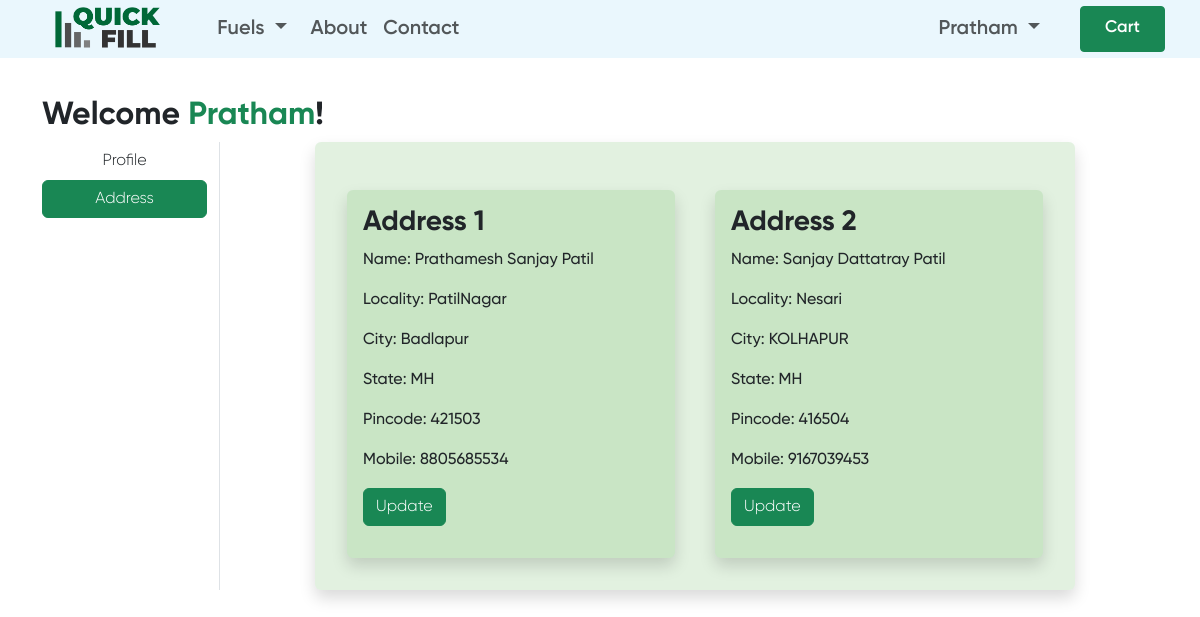
The app's page /address/ (signed in) with its own data.
### app/models.py (models this page shows, shortened)
class Customer(models.Model):
    user = models.ForeignKey(User,on_delete=models.CASCADE)
    name = models.CharField(max_length=200)
    locality = models.CharField(max_length=200)
    city = models.CharField(max_length=50)
    mobile = models.IntegerField(default=0)
    zipcode = models.IntegerField()
    state = models.CharField(choices=STATE_CHOICES,max_length=100)

### app/views.py (the view)
# urls.py: path('address/', views.address, name='address'),
def address(request):
    add = Customer.objects.filter(user=request.user)
    totalitem = 0
    if request.user.is_authenticated:
        totalitem = len(Cart.objects.filter(user=request.user))
    return render(request, 'app/address.html', locals())

### app/templates/app/address.html (shortened to what this page needs)
{% extends 'app/base.html' %}
{% block body %}
{% load static %}
<br><br><br>
<div class="container my-4">
    <div class="row">
        <h2 class="fw-bold">Welcome <span class="text-success">{{request.user}}</span>!</h2>
        <div class="col-sm-2 border-end">
            <ul class="list-unstyled">
                <li class="d-grid"><a href="{% url 'profile' %}" class="btn">Profile</a></li>
                <li class="d-grid"><a href="{% url 'address' %}" class="btn btn-success">Address</a></li>
            </ul>
        </div>
        <div class="card shadow border-0 p-4 col-sm-8 offset-sm-1">
            <div class="row">
                {% for ad in add %}
                    <div class="col-sm-6">
                        <div class="card shadow border-0 m-2 mt-4">
                            <div class="card-body">
                            <h3 class="fw-bold">Address {{forloop.counter}}</h3>
                            <p>Name: {{ad.name}}</p>
                            <p>Locality: {{ad.locality}}</p>
                            <p>City: {{ad.city}}</p>
                            <p>State: {{ad.state}}</p>
                            <p>Pincode: {{ad.zipcode}}</p>
                            <p>Mobile: {{ad.mobile}}</p>
                            <p class="text-left"><a href="{% url 'updateAddress' pk=ad.id %}" type="button" class="btn btn-success">Update</a></p>
                        </div>
                    </div>
                </div>
                {% endfor %}
            </div>
        </div>
    </div>
</div>
{% endblock body %}

### app/templates/app/base.html (shortened to what this page needs)
{% load bootstrap_icons %}
{% load static %}
<!DOCTYPE html>
<html lang="en">
<head>
    <link href="https://cdn.jsdelivr.net/npm/bootstrap@5.3.0-alpha3/dist/css/bootstrap.min.css" rel="stylesheet">
    <link rel="stylesheet" href="{% static 'app/css/all.min.css' %}">
    <link rel="stylesheet" href="{% static 'app/css/owl.carousel.min.css' %}">
    <link rel="stylesheet" href="{% static 'app/css/style.css' %}">
  </head>
  <body>
  <nav class="navbar navbar-expand-lg text-white w-100 my-0" style="position: fixed; padding: 6px 15px; font-family: Gilroy; background: hsla(200, 87%, 94%, 0.7); backdrop-filter: blur(30px); z-index: 10000;">
    <div class="container-fluid">
      <a class="navbar-brand" href="/"><img src="{% static "app/img/banner/quicklogo.png" %}" width="" height="50" style="margin: -14.8px; margin-top: -1rem; padding-right: 2rem;" alt="logo"></a>
      <div class="collapse navbar-collapse" id="navbarSupportedContent">
        <ul class="navbar-nav me-auto mb-2 mx-2 mb-lg-0" style="font-weight: 600; font-size: 20px;">
          <li class="nav-item dropdown">
            <a class="btn btn-success nav-link dropdown-toggle mx-2 px-2" href="#" role="button" data-bs-toggle="dropdown" aria-expanded="false">
              Fuels
            </a>
          </li>
          <li class="nav-item">
            <a class="nav-link" href="/about">About</a>
          </li>
          <li class="nav-item">
            <a class="nav-link" href="/contact">Contact</a>
          </li>
        </ul>
        {% if user.is_authenticated %}
        <ul class="navbar-nav mb-2 mb-lg-0" style="font-weight: 600; font-size: 20px;">
          <li class="nav-item dropdown mx-2">
            <a class="btn btn-success mx-3 nav-link dropdown-toggle" href="#" id="profileDropdown" role="button" data-bs-toggle= "dropdown" aria-expanded="false" >{{request.user}} </a>
          </li>
          <li class="btn btn-sm btn-success nav-item mx-2 px-3 my-0 py-0 fw-semibold">
            <a href="{% url 'showcart' %}" class="nav-link"><span class=" text-white" style="font-size: 1.2em;">Cart</span></a>
          </li>
        </ul>
        {% endif %}
      </div>
    </div>
  </nav>
{% block body %}{% endblock body %}
</body>
</html>

### app/templates/app/address.html (style rules this page uses)
* { font-family: Gilroy; }
.container { font-weight: 500; }
.card { background: rgba(16, 139, 0, 0.12); }

### records on screen
Customer: name "Prathamesh Sanjay Patil", locality "PatilNagar", city "Badlapur", state "MH", zipcode "421503", mobile "8805685534"
Customer: name "Sanjay Dattatray Patil", locality "Nesari", city "KOLHAPUR", state "MH", zipcode "416504", mobile "9167039453"

### other values on screen
{{ request.user }} "Pratham"
